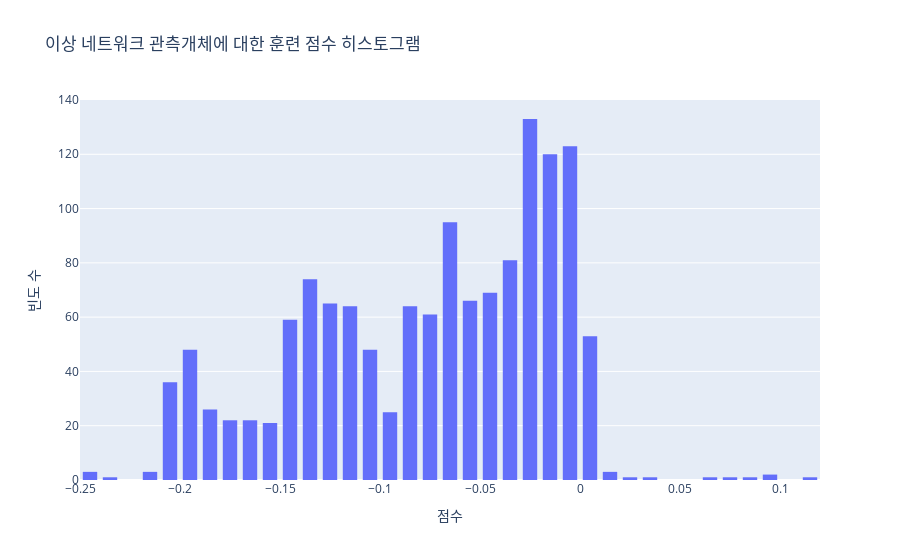

Notebook source saved alongside this figure:
### Code cell
fig.update_layout(
    title_text='이상 네트워크에 대한 훈련 점수 히스토그램',
    xaxis_title_text='점수',
    yaxis_title_text='빈도 수',
    bargap=0.2,
    bargroupgap=0.1
)

### Figure 1 — Plotly figure (JSON) as saved in the notebook; plotly's stock layout.template omitted (floating-point values rounded to 4 significant figures; data arrays with more than 128 entries replaced by an {"elided": "..."} marker saying what was removed)
{"data": [{"type": "histogram", "x": {"elided": "1393 float values"}}], "layout": {"autosize": true, "bargap": 0.2, "bargroupgap": 0.1, "title": {"text": "이상 네트워크 관측개체에 대한 훈련 점수 히스토그램"}, "xaxis": {"autorange": true, "range": [-0.25, 0.12], "title": {"text": "점수"}, "type": "linear"}, "yaxis": {"autorange": true, "range": [0, 140], "title": {"text": "빈도 수"}}}}
